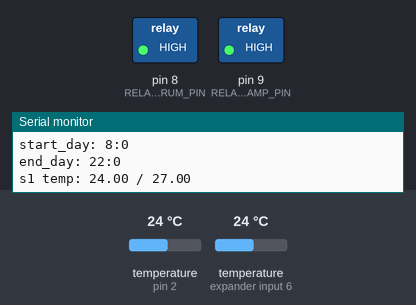
Bench run of a sketch on a simulated Arduino Nano, built with avr-gcc and run on an emulated ATmega328P. On the bench: switched loads named in the sketch (green lamp = pin HIGH), the last lines printed to the serial monitor. The test bench sets the inputs (shaded band); at power-on: temperature (sensors on pin 2, expander input 6) 24 °C. The local clock reads 2024-03-15 10:24:30 at power-on unless the sketch sets it.

Above: at 0.4 s.
At 60.5 s:
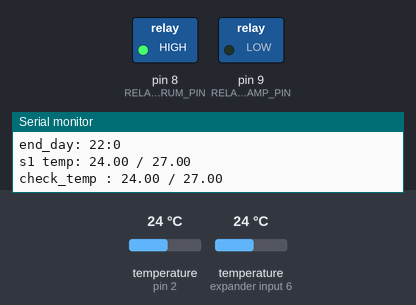
Timing chart, 0 to 62.0 s (numbered marks = the images above):
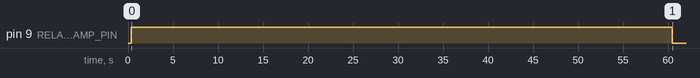

Measured:
- by itself, pin 9 (RELAY_HEAT_LAMP_PIN): HIGH → LOW at 60.5 s

The sketch:

terrarium_mist_maker_thermostat.ino
```cpp
#include <Arduino.h>

// rtc
#include <Wire.h>
#include <TimeLib.h>
#include <DS1307RTC.h>
// alarm
#include "Time.h"
#include "TimeAlarms.h"
// sensor temperature
#include <OneWire.h>
#include <DallasTemperature.h>

// PIN
const int TEMP_SENSOR_PIN = 2, TIP120_PIN = 3, RELAY_BRUM_PIN = 8, RELAY_HEAT_LAMP_PIN = 9; // , BUTTON_PIN = 0, RELAY_HEAT_MAT_PIN = 0;
float  temp_s1 = 'null', temp_s2 = 'null', temp_max_heat_lamp = 27, temp_max_heat_mat = 26;
int mist_during = 5;  // in min
boolean day_bo = true;

OneWire oneWire(TEMP_SENSOR_PIN);
DallasTemperature sensors(&oneWire);
DeviceAddress temp_dev_s1 = { 0x28, 0xFF, 0x3A, 0xB4, 0x70, 0x16, 0x04, 0x26 };
DeviceAddress temp_dev_s2 = { 0x28, 0xFF, 0x4D, 0xB6, 0x70, 0x16, 0x04, 0x1D };

tmElements_t tm_now, tm_start_day, tm_end_day;
unsigned long lastTempRequest = millis(), delayInMillis = 750 / (1 << (12 - 9));

void setup() {
  Serial.begin(9600);

  bool parse=false;
  bool config=false;

  // get the date and time the compiler was run
  if (set_date(__DATE__) && set_time(__TIME__)) {
    parse = true;
    // and configure the RTC with this info
    if (RTC.write(tm_now)) {
      config = true;
    }
  }

  while (!Serial) ; // wait for Arduino Serial Monitor
  delay(200);

  if (parse && config) {
    Serial.println("DS1307 configured Time");
  }
  else if (parse) {
    Serial.println("DS1307 Communication Error :-{");
    Serial.println("Please check your circuitry");
  }
  else {
    Serial.print("Could not parse info from the compiler, Time=\"");
  }

  // Temp sensors
  sensors.begin();
  sensors.setResolution(temp_dev_s1, 9);
  sensors.setResolution(temp_dev_s2, 9);
  get_temp();

  setTime(tm_now.Hour,tm_now.Minute,tm_now.Second,tm_now.Day,tm_now.Month,tmYearToCalendar(tm_now.Year));    // syn rtc time with alarm

  // time slot day - night
  tm_start_day.Hour = 8;  tm_end_day.Hour = 22;
  // tm_start_day.Minute = 30; // tm_end_day.Minute = 30;

  pinMode(RELAY_BRUM_PIN, OUTPUT);
  pinMode(RELAY_HEAT_LAMP_PIN, OUTPUT);
  // pinMode(RELAY_HEAT_MAT_PIN, OUTPUT);

  // Relay values by defaults
  set_state_mist(false, false);
  digitalWrite(RELAY_HEAT_LAMP_PIN, 1);

  // !!! EDIT TIMEALARM.H FOR INCREASE THE MAX ALARMS AT 17 !!!
  Alarm.timerRepeat(60, check_temp);      // alarm check temperature every 1 mim
  for ( int h = tm_start_day.Hour; h <= tm_end_day.Hour; h+=2 ) {
    Alarm.alarmRepeat(h, 0, 0, do_mist);  // alarm mist maker every two hours
    // Alarm.alarmRepeat(h, tm_now.Minute, tm_now.Second+10, do_mist);
  }

  Serial.print("day : " );  Serial.print( day_bo );
  Serial.print("\nstart_day: ");  Serial.print(tm_start_day.Hour);  Serial.print(":"); Serial.print(tm_start_day.Minute);
  Serial.print("\nend_day: "); Serial.print(tm_end_day.Hour); Serial.print(":");Serial.print(tm_end_day.Minute);
  Serial.print("\ns1 temp: "); Serial.print(temp_s1); Serial.print(" / "); Serial.print(temp_max_heat_lamp);
} // end setup

void loop() {

  RTC.read(tm_now);
   // get_time(true);

  Alarm.delay(1000);
} // end loop

//
// - [ MIST FCT ] -
//
// set high or low fan and mist maker
void set_state_mist(boolean brum, boolean fan) {

  int brum_v, fan_v;

  ( brum ) ? brum_v=0 : brum_v=1 ;
  ( fan ) ? fan_v=1 : fan_v=0 ;

  get_time(true);
  digitalWrite(RELAY_BRUM_PIN, brum_v);    // ON: LOW or 0  | OFF: HIGH or 1
  digitalWrite(TIP120_PIN, fan_v);      // ON: HIGH or 1 | OFF: LOW or 0
}

void do_mist() {
  int bonus_time = 0;

  Serial.print("\n Do MIST: ");
  get_time(true);

  if ( tm_now.Hour >= 20 )
    int bonus_time = 2;

  set_state_mist(true, true);
  Alarm.timerOnce( (bonus_time + mist_during) * 60, stop_mist);
}

void stop_mist() {
  Serial.print("\n Stop MIST: ");
  set_state_mist(false, false);

  if ( tm_now.Hour == 8 )
    day_bo = true;
  if ( tm_now.Hour >= 20 ) {
    day_bo = false;
    digitalWrite(RELAY_HEAT_LAMP_PIN, 1);
  }

  Serial.print("\nday : ");    Serial.print("day_bo");
}


//
// - [ TEMP FCT ] -
//
void check_temp() {

  if( day_bo ) {
    get_temp();
    Serial.print("\ncheck_temp : ");    Serial.print(temp_s1);        Serial.print(" / ");        Serial.print(temp_max_heat_lamp);

    set_state_relay(RELAY_HEAT_LAMP_PIN, temp_s1, temp_max_heat_lamp);              // lamp
    // set_state_relay( RELAY_HEAT_MAT_PIN, temp_s2, temp_max_heat_mat);            // mat
  }
}

void set_state_relay(int pin, float temp, float temp_max) {
  int state = 'null';

  ( temp < temp_max ) ? state=0 : state=1 ;
  digitalWrite(pin, state);
}

void get_temp() {
    sensors.requestTemperatures();

    temp_s1 = sensors.getTempC(temp_dev_s1);
    temp_s2 = sensors.getTempC(temp_dev_s2);
}


//
// - [ TIME FCT ] -
//
//boolean is_day() {
//
//  if ( tm_now.Hour > tm_end_day.Hour || tm_now.Hour < tm_start_day.Hour )     // 22 > 21 && 7 < 8 -> night
//    day_bo = false;
//
//  else {
//    if ( tm_now.Hour < tm_end_day.Hour && tm_now.Hour > tm_start_day.Hour )   // 20 < 21 && 7 > 8 -> day
//      day_bo = true;
//
//    else {
//      if ( tm_now.Hour == tm_end_day.Hour )         // 21h = 21h
//        ( tm_now.Minute >= tm_end_day.Minute ) ? day_bo = false : day_bo = true;
//
//      else if ( tm_now.Hour == tm_start_day.Hour )  // 8h = 8h
//        ( tm_now.Minute >= tm_end_day.Minute ) ? day_bo = true : day_bo = false;
//    }
//  }
//
//  return day_bo;
//} // end fct

void get_time(boolean h_only) {

  //Serial.println();
  print2digits(tm_now.Hour);
  Serial.print(":");
  print2digits(tm_now.Minute);
  Serial.print(":");
  print2digits(tm_now.Second);

  if ( h_only == false ) {
    Serial.print(" ");
    Serial.print(tm_now.Day);
    Serial.print("/");
    Serial.print(tm_now.Month);
    Serial.print("/");
    Serial.print(tmYearToCalendar(tm_now.Year));
  }
  Serial.println("");
}

// 8 -> 08
void print2digits(int number) {
  if (number >= 0 && number < 10) {
    Serial.write('0');
  }
  Serial.print(number);
}

bool set_time(const char *str) {
  int Hour, Min, Sec;

  if (sscanf(str, "%d:%d:%d", &Hour, &Min, &Sec) != 3) return false;
  tm_now.Hour = Hour;
  tm_now.Minute = Min;
  tm_now.Second = Sec;
  return true;
}

bool set_date(const char *str) {
  char Month[12];
  int Day, Year;
  uint8_t monthIndex;

  if (sscanf(str, "%s %d %d", Month, &Day, &Year) != 3) return false;
  if (monthIndex >= 12) return false;
  tm_now.Day = Day;
  tm_now.Month = monthIndex + 1;
  tm_now.Year = CalendarYrToTm(Year);
  return true;
}
```
